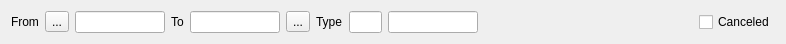
<?xml version="1.0" encoding="UTF-8"?>
<ui version="4.0">
 <class>FVauchers</class>
 <widget class="QWidget" name="FVauchers">
  <property name="geometry">
   <rect>
    <x>0</x>
    <y>0</y>
    <width>786</width>
    <height>41</height>
   </rect>
  </property>
  <property name="windowTitle">
   <string>Form</string>
  </property>
  <layout class="QHBoxLayout" name="horizontalLayout">
   <item>
    <widget class="QLabel" name="label">
     <property name="text">
      <string>From</string>
     </property>
    </widget>
   </item>
   <item>
    <widget class="QToolButton" name="toolButton">
     <property name="focusPolicy">
      <enum>Qt::NoFocus</enum>
     </property>
     <property name="text">
      <string>...</string>
     </property>
     <property name="icon">
      <iconset resource="../Resort/res.qrc">
       <normaloff>:/images/left.png</normaloff>:/images/left.png</iconset>
     </property>
    </widget>
   </item>
   <item>
    <widget class="EDateEdit" name="deFrom"/>
   </item>
   <item>
    <widget class="QLabel" name="label_2">
     <property name="text">
      <string>To</string>
     </property>
    </widget>
   </item>
   <item>
    <widget class="EDateEdit" name="deTo"/>
   </item>
   <item>
    <widget class="QToolButton" name="toolButton_2">
     <property name="focusPolicy">
      <enum>Qt::NoFocus</enum>
     </property>
     <property name="text">
      <string>...</string>
     </property>
     <property name="icon">
      <iconset resource="../Resort/res.qrc">
       <normaloff>:/images/right.png</normaloff>:/images/right.png</iconset>
     </property>
    </widget>
   </item>
   <item>
    <widget class="QLabel" name="label_3">
     <property name="text">
      <string>Type</string>
     </property>
    </widget>
   </item>
   <item>
    <widget class="EQLineEdit" name="leVaucherCode">
     <property name="maximumSize">
      <size>
       <width>50</width>
       <height>16777215</height>
      </size>
     </property>
     <property name="focusPolicy">
      <enum>Qt::ClickFocus</enum>
     </property>
    </widget>
   </item>
   <item>
    <widget class="EQLineEdit" name="leVacherName">
     <property name="maximumSize">
      <size>
       <width>300</width>
       <height>16777215</height>
      </size>
     </property>
     <property name="focusPolicy">
      <enum>Qt::ClickFocus</enum>
     </property>
     <property name="readOnly">
      <bool>true</bool>
     </property>
    </widget>
   </item>
   <item>
    <spacer name="horizontalSpacer">
     <property name="orientation">
      <enum>Qt::Horizontal</enum>
     </property>
     <property name="sizeHint" stdset="0">
      <size>
       <width>233</width>
       <height>20</height>
      </size>
     </property>
    </spacer>
   </item>
   <item>
    <widget class="QCheckBox" name="chCanceled">
     <property name="focusPolicy">
      <enum>Qt::ClickFocus</enum>
     </property>
     <property name="text">
      <string>Canceled</string>
     </property>
    </widget>
   </item>
  </layout>
 </widget>
 <customwidgets>
  <customwidget>
   <class>EQLineEdit</class>
   <extends>QLineEdit</extends>
   <header location="global">eqlineedit.h</header>
   <slots>
    <signal>customButtonClicked(bool)</signal>
   </slots>
  </customwidget>
  <customwidget>
   <class>EDateEdit</class>
   <extends>QLineEdit</extends>
   <header location="global">edateedit.h</header>
  </customwidget>
 </customwidgets>
 <resources>
  <include location="../Resort/res.qrc"/>
 </resources>
 <connections/>
</ui>
